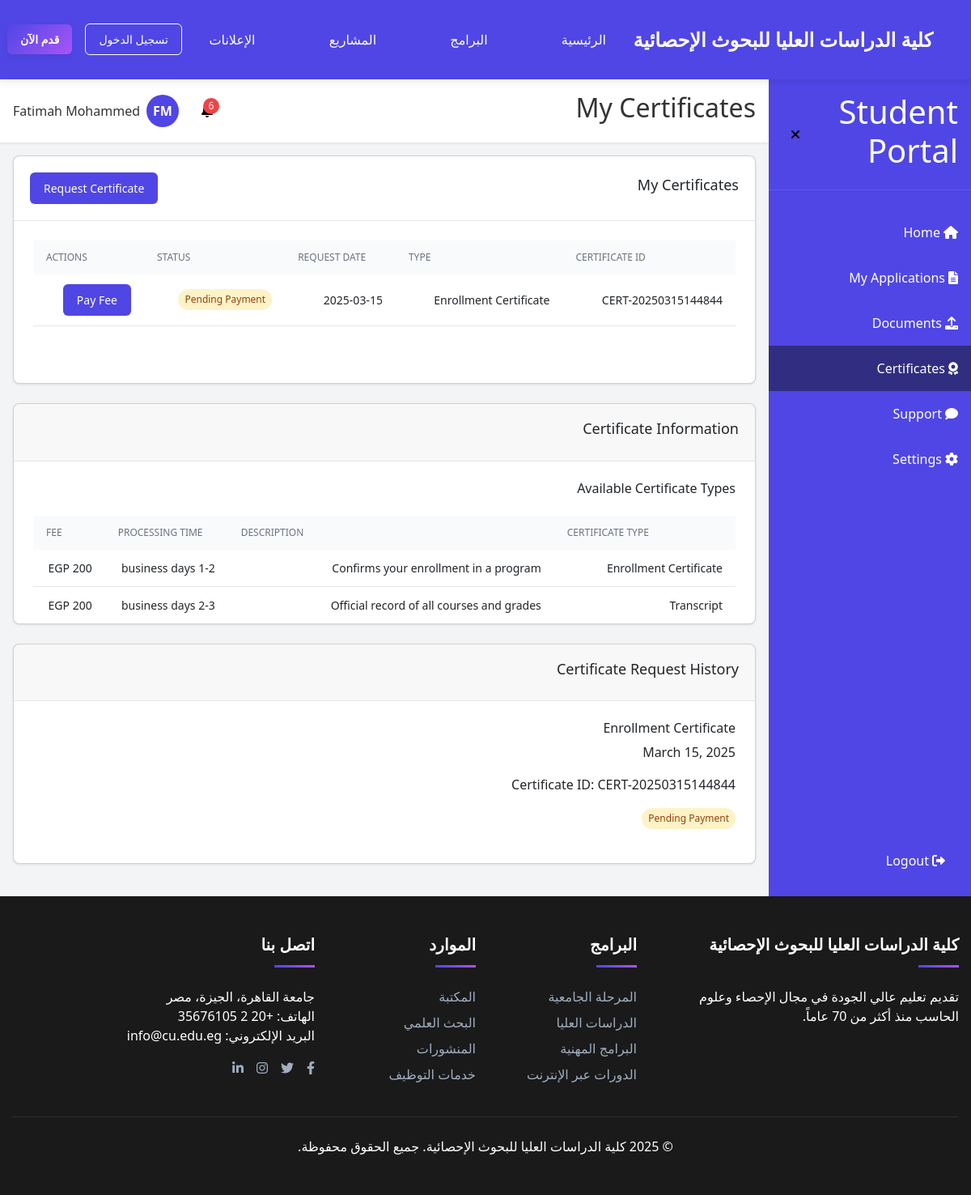
Screenshot of /student/certificates (signed in) with the database file from the repository.
### models.py (models this page shows, shortened)
class User(db.Model, UserMixin):
    __tablename__ = 'user'
    __table_args__ = {'extend_existing': True}
    id = db.Column(db.Integer, primary_key=True)
    email = db.Column(db.String(120), unique=True, nullable=False)
    password_hash = db.Column(db.String(128), nullable=False)
    full_name = db.Column(db.String(100), nullable=False)
    phone = db.Column(db.String(20), nullable=True)
    nationality = db.Column(db.String(50), nullable=True)
    education = db.Column(db.String(50), nullable=True)
    role = db.Column(db.String(20), default='student')
    created_at = db.Column(db.DateTime, default=datetime.utcnow)
    applications = db.relationship('Application', backref='user', lazy=True)
    documents = db.relationship('Document', backref='user', lazy=True)
    certificates = db.relationship('Certificate', backref='user', lazy=True)
    tickets = db.relationship('Ticket', backref='user', lazy=True)
    notifications = db.relationship('Notification', backref='user', lazy=True)
    def is_admin(self):
        return self.role == 'admin'

class Certificate(db.Model):
    __tablename__ = 'certificates'
    __table_args__ = {'extend_existing': True}
    id = db.Column(db.Integer, primary_key=True)
    cert_id = db.Column(db.String(20), unique=True)
    user_id = db.Column(db.Integer, db.ForeignKey('user.id'), nullable=False)
    type = db.Column(db.String(100), nullable=False)
    purpose = db.Column(db.Text)
    copies = db.Column(db.Integer, default=1)
    status = db.Column(db.String(50), default='Pending')
    payment_status = db.Column(db.String(20), default='Pending')
    request_date = db.Column(db.DateTime, default=datetime.utcnow)

### run.py (the view)
@app.route('/student/certificates')
@login_required
def student_certificates():
    if current_user.is_admin():
        return redirect(url_for('admin_dashboard'))
    certificates = Certificate.query.filter_by(user_id=current_user.id).all()
    return render_template('student/certificates.html', certificates=certificates)

### run.py (called while the page is built)
@login_manager.user_loader
def load_user(user_id):
    return User.query.get(int(user_id))

@app.template_filter('initials')
def initials_filter(name):
    if not name:
        return "UN"
    parts = name.split()
    if len(parts) == 1:
        return parts[0][0].upper()
    else:
        return (parts[0][0] + parts[-1][0]).upper()

@app.template_filter('slice')
def slice_filter(iterable, start, end=None):
    if end is None:
        return iterable[start:]
    return iterable[start:end]

@app.context_processor
def inject_now():
    return {'now': datetime.utcnow()}

### templates/student/certificates.html (shortened to what this page needs)
{% extends "student_layout.html" %}
{% block page_title %}My Certificates{% endblock %}
{% block main_content %}
<div class="card">
    <div class="card-header-with-actions">
        <h3>My Certificates</h3>
        <a href="{{ url_for('student_request_certificate') }}" class="btn primary">Request Certificate</a>
    </div>
    <div class="card-body">
        {% if certificates %}
            <div class="table-container">
                <table class="full-width-table">
                    <thead>
                        <tr>
                            <th>Certificate ID</th>
                            <th>Type</th>
                            <th>Request Date</th>
                            <th>Status</th>
                            <th>Actions</th>
                        </tr>
                    </thead>
                    <tbody>
                        {% for certificate in certificates|sort(attribute='request_date', reverse=true) %}
                            <tr>
                                <td>{{ certificate.cert_id }}</td>
                                <td>{{ certificate.type }}</td>
                                <td>{{ certificate.request_date.strftime('%Y-%m-%d') }}</td>
                                <td>
                                    <span class="status-badge
                                        {% if certificate.status == 'Pending Payment' %}yellow
                                        {% elif certificate.status == 'Processing' %}blue
                                        {% elif certificate.status == 'Ready for Pickup' %}green
                                        {% endif %}">
                                        {{ certificate.status }}
                                    </span>
                                </td>
                                <td>
                                    {% if certificate.status == 'Pending Payment' %}
                                        <a href="{{ url_for('student_certificate_payment', cert_id=certificate.id) }}" class="btn primary btn-sm">
                                            Pay Fee
                                        </a>
                                    {% elif certificate.status == 'Processing' %}
                                        <span class="text-muted">In progress</span>
                                    {% elif certificate.status == 'Ready for Pickup' %}
                                        <span class="text-success">Ready at Admin Office</span>
                                    {% endif %}
                                </td>
                            </tr>
                        {% endfor %}
                    </tbody>
                </table>
            </div>
        {% else %}
            <div class="text-center py-10">
                <p class="text-muted mb-4">You haven't requested any certificates yet.</p>
                <a href="{{ url_for('student_request_certificate') }}" class="btn primary">Request Certificate</a>
            </div>
        {% endif %}
    </div>
</div>
<div class="card mt-6">
    <div class="card-header">
        <h3>Certificate Information</h3>
    </div>
    <div class="card-body">
        <h4 class="mb-4">Available Certificate Types</h4>
        <div class="table-container">
            <table class="full-width-table">
                <thead>
                    <tr>
                        <th>Certificate Type</th>
                        <th>Description</th>
                        <th>Processing Time</th>
                        <th>Fee</th>
                    </tr>
                </thead>
                <tbody>
                    <tr>
                        <td>Enrollment Certificate</td>
                        <td>Confirms your enrollment in a program</td>
                        <td>1-2 business days</td>
                        <td>200 EGP</td>
                    </tr>
                    <tr>
                        <td>Transcript</td>
                        <td>Official record of all courses and grades</td>
                        <td>2-3 business days</td>
                        <td>200 EGP</td>
                    </tr>
                </tbody>
            </table>
        </div>
    </div>
</div>
{% if certificates %}
<div class="card mt-6">
    <div class="card-header">
        <h3>Certificate Request History</h3>
    </div>
    <div class="card-body">
        <div class="timeline">
            {% for certificate in certificates|sort(attribute='request_date', reverse=true)|slice(0, 5) %}
                <div class="timeline-item">
                    <div class="timeline-content">
                        <h4 class="timeline-title">{{ certificate.type }}</h4>
                        <p class="timeline-date">{{ certificate.request_date.strftime('%B %d, %Y') }}</p>
                        <p>Certificate ID: {{ certificate.cert_id }}</p>
                        <span class="status-badge
                            {% if certificate.status == 'Pending Payment' %}yellow
                            {% elif certificate.status == 'Processing' %}blue
                            {% elif certificate.status == 'Ready for Pickup' %}green
                            {% endif %}">
                            {{ certificate.status }}
                        </span>
                    </div>
                </div>
            {% endfor %}
        </div>
    </div>
</div>
{% endif %}
{% endblock %}

### templates/student_layout.html (shortened to what this page needs)
{% extends "base.html" %}
{% block content %}
<div class="dashboard-container">
    <div id="sidebar" class="sidebar">
        <div class="sidebar-header">
            <h1 id="sidebar-title">Student Portal</h1>
            <button id="toggle-sidebar" class="btn-icon">
                <i class="fas fa-times"></i>
            </button>
        </div>
        <nav class="sidebar-nav">
            <a href="{{ url_for('student_dashboard') }}" class="nav-item {% if request.endpoint == 'student_dashboard' %}active{% endif %}">
                <i class="fas fa-home"></i>
                <span class="nav-text">Home</span>
            </a>
            <a href="{{ url_for('student_applications') }}" class="nav-item {% if request.endpoint == 'student_applications' or request.endpoint == 'student_new_application' %}active{% endif %}">
                <i class="fas fa-file-alt"></i>
                <span class="nav-text">My Applications</span>
            </a>
            <a href="{{ url_for('student_documents') }}" class="nav-item {% if request.endpoint == 'student_documents' or request.endpoint == 'student_upload_document' %}active{% endif %}">
                <i class="fas fa-upload"></i>
                <span class="nav-text">Documents</span>
            </a>
            <a href="{{ url_for('student_certificates') }}" class="nav-item {% if request.endpoint == 'student_certificates' or request.endpoint == 'student_request_certificate' %}active{% endif %}">
                <i class="fas fa-award"></i>
                <span class="nav-text">Certificates</span>
            </a>
            <a href="{{ url_for('student_support') }}" class="nav-item {% if request.endpoint == 'student_support' or request.endpoint == 'student_new_ticket' or request.endpoint == 'student_ticket_detail' %}active{% endif %}">
                <i class="fas fa-comment"></i>
                <span class="nav-text">Support</span>
            </a>
            <a href="{{ url_for('student_settings') }}" class="nav-item {% if request.endpoint == 'student_settings' %}active{% endif %}">
                <i class="fas fa-cog"></i>
                <span class="nav-text">Settings</span>
            </a>
        </nav>
        <div class="logout-container">
            <a href="{{ url_for('logout') }}" class="nav-item">
                <i class="fas fa-sign-out-alt"></i>
                <span class="nav-text">Logout</span>
            </a>
        </div>
    </div>
    <div class="main-content">
        <header class="header">
            <div class="header-content">
                <h2 id="page-title">{% block page_title %}Dashboard{% endblock %}</h2>
                <div class="header-actions">
                    <div class="notification-container">
                        <button id="notification-btn" class="btn-icon">
                            {% set unread_notifications = current_user.notifications|selectattr('read', 'equalto', false)|list %}
                            {% if unread_notifications %}
                                <span id="notification-badge" class="notification-badge">{{ unread_notifications|length }}</span>
                            {% endif %}
                        </button>
                    </div>
                    <div class="user-container">
                        <div class="avatar">
                            {{ current_user.full_name|initials }}
                        </div>
                        <span id="user-name" class="user-name">{{ current_user.full_name }}</span>
                    </div>
                </div>
            </div>
        </header>
        <main class="content">
            {% block main_content %}{% endblock %}
        </main>
    </div>
</div>
{% endblock %}

### rows the page displays
User: full_name|initials "FM", full_name "Fatimah Mohammed"
Certificate: cert_id "CERT-20250315144844", type "Enrollment Certificate", request_date "2025-03-15", status "Pending Payment", request_date "March 15, 2025"

### other values shown
{{ unread_notifications|length }} "6"
